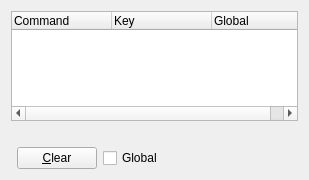
<?xml version="1.0" encoding="UTF-8"?>
<ui version="4.0">
 <class>ShortcutCfg</class>
 <widget class="QWidget" name="ShortcutCfg">
  <property name="geometry">
   <rect>
    <x>0</x>
    <y>0</y>
    <width>309</width>
    <height>180</height>
   </rect>
  </property>
  <property name="windowTitle">
   <string>Form1</string>
  </property>
  <layout class="QVBoxLayout">
   <property name="spacing">
    <number>6</number>
   </property>
   <property name="margin">
    <number>11</number>
   </property>
   <item>
    <widget class="QTreeWidget" name="lstKeys">
     <property name="columnCount">
      <number>3</number>
     </property>
     <column>
      <property name="text">
       <string notr="true">Command</string>
      </property>
     </column>
     <column>
      <property name="text">
       <string notr="true">Key</string>
      </property>
     </column>
     <column>
      <property name="text">
       <string notr="true">Global</string>
      </property>
     </column>
    </widget>
   </item>
   <item>
    <widget class="QLabel" name="lblKey">
     <property name="text">
      <string/>
     </property>
     <property name="wordWrap">
      <bool>false</bool>
     </property>
    </widget>
   </item>
   <item>
    <layout class="QHBoxLayout">
     <property name="spacing">
      <number>6</number>
     </property>
     <property name="margin">
      <number>0</number>
     </property>
     <item>
      <widget class="QKeyButton" name="edtKey" native="true"/>
     </item>
     <item>
      <widget class="QPushButton" name="btnClear">
       <property name="text">
        <string>&amp;Clear</string>
       </property>
      </widget>
     </item>
     <item>
      <widget class="QCheckBox" name="chkGlobal">
       <property name="text">
        <string>Global</string>
       </property>
      </widget>
     </item>
     <item>
      <spacer name="Spacer2">
       <property name="orientation">
        <enum>Qt::Horizontal</enum>
       </property>
       <property name="sizeType">
        <enum>QSizePolicy::Expanding</enum>
       </property>
       <property name="sizeHint" stdset="0">
        <size>
         <width>20</width>
         <height>20</height>
        </size>
       </property>
      </spacer>
     </item>
    </layout>
   </item>
  </layout>
 </widget>
 <customwidgets>
  <customwidget>
   <class>QKeyButton</class>
   <extends>QWidget</extends>
   <header>qkeybutton.h</header>
  </customwidget>
 </customwidgets>
 <resources/>
 <connections/>
</ui>
